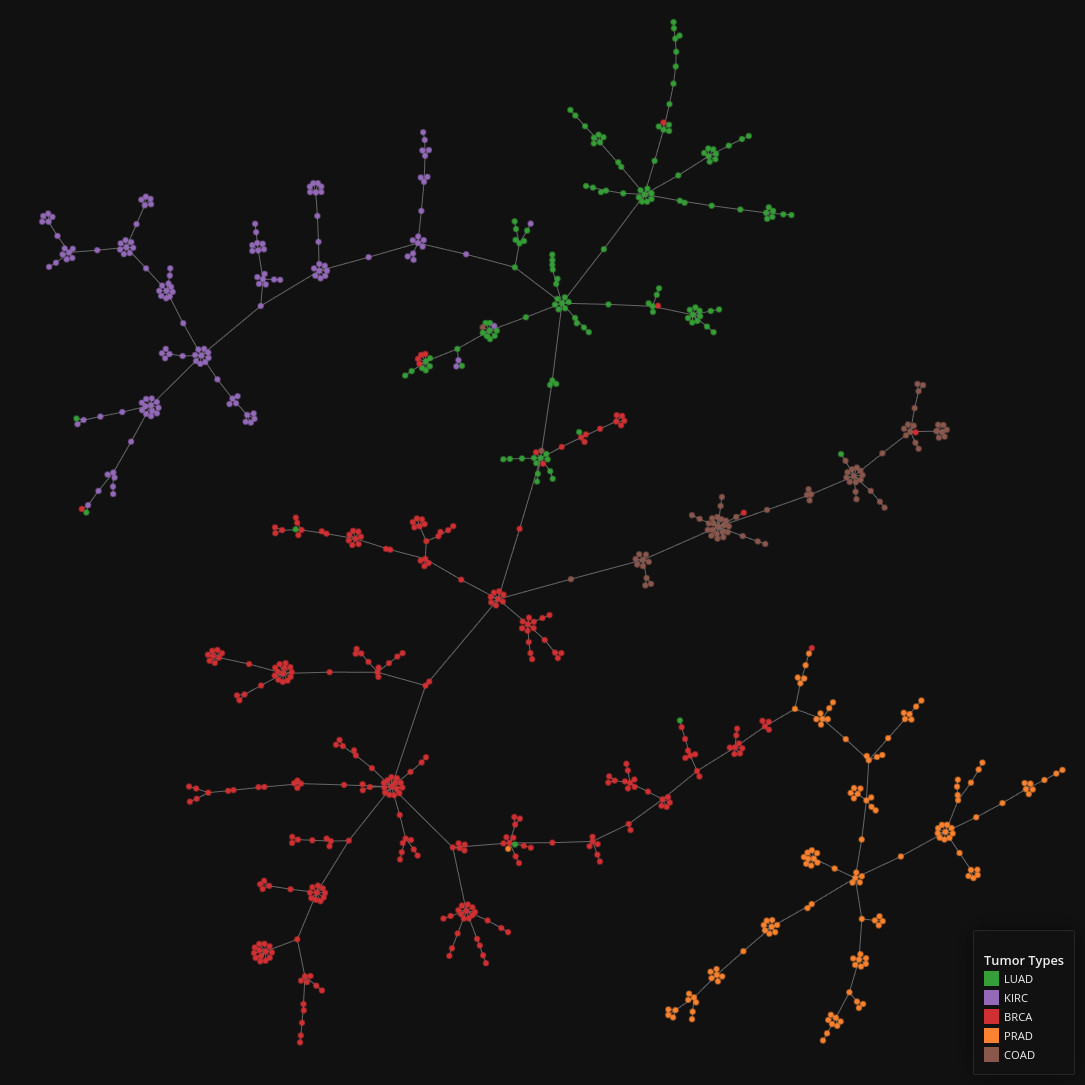

Source code (Python):
"""
Visualizing RNA sequencing data using tmap.

Data Source:
https://gdc.cancer.gov/about-data/publications/pancanatlas
"""

import numpy as np
import pandas as pd
from faerun import Faerun
import tmap as tm


# Coniguration for the tmap layout
CFG_TMAP = tm.LayoutConfiguration()
CFG_TMAP.k = 50
CFG_TMAP.kc = 50
CFG_TMAP.node_size = 1 / 20


DATA = pd.read_csv("data.csv.xz", index_col=0, sep=",")
LABELS = pd.read_csv("labels.csv", index_col=0, sep=",")

LABELMAP = {"PRAD": 1, "LUAD": 2, "BRCA": 3, "KIRC": 4, "COAD": 5}
LABELS = np.array([int(LABELMAP[v]) for v in LABELS["Class"]], dtype=np.int)


def main():
    """ Main function """

    # Initialize and configure tmap
    dims = 256
    enc = tm.Minhash(len(DATA.columns), 42, dims)
    lf = tm.LSHForest(dims * 2, 32, weighted=True)

    fps = []
    for _, row in DATA.iterrows():
        fps.append(tm.VectorFloat(list(row)))

    lf.batch_add(enc.batch_from_weight_array(fps))
    lf.index()

    x, y, s, t, _ = tm.layout_from_lsh_forest(lf, CFG_TMAP)
    lf.clear()

    legend_labels = {(1, "PRAD"), (2, "LUAD"), (3, "BRCA"), (4, "KIRC"), (5, "COAD")}

    # Create the plot
    faerun = Faerun(view="front", coords=False, legend_title="")
    faerun.add_scatter(
        "RNASEQ",
        {"x": x, "y": y, "c": LABELS, "labels": LABELS},
        colormap="tab10",
        point_scale=5.0,
        max_point_size=10,
        shader="smoothCircle",
        has_legend=True,
        categorical=True,
        legend_labels=legend_labels,
        legend_title="Tumor Types",
    )
    faerun.add_tree(
        "RNASEQ_tree", {"from": s, "to": t}, point_helper="RNASEQ", color="#666666"
    )
    faerun.plot("rnaseq")


if __name__ == "__main__":
    main()
